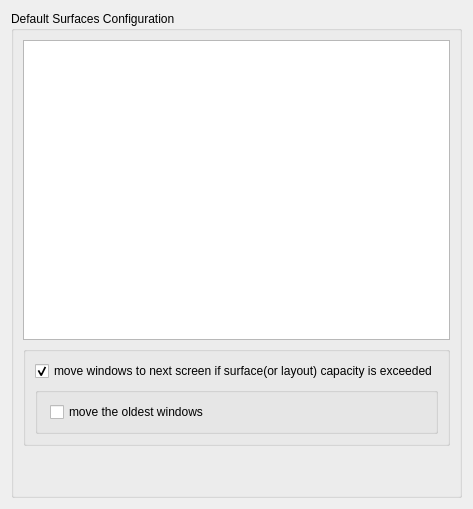
     <widget class="QWidget" name="_2_surfacesTab">
      <attribute name="title">
       <string>Surfaces</string>
      </attribute>
      <layout class="QVBoxLayout" name="verticalLayout_20">
       <item>
        <widget class="QGroupBox" name="groupBox_33">
         <property name="title">
          <string>Default Surfaces Configuration</string>
         </property>
         <property name="flat">
          <bool>true</bool>
         </property>
         <layout class="QVBoxLayout" name="verticalLayout_19">
          <item>
           <widget class="QPlainTextEdit" name="kcfg_surfacesDefaultConfig">
            <property name="sizePolicy">
             <sizepolicy hsizetype="Expanding" vsizetype="Fixed">
              <horstretch>0</horstretch>
              <verstretch>0</verstretch>
             </sizepolicy>
            </property>
            <property name="minimumSize">
             <size>
              <width>0</width>
              <height>300</height>
             </size>
            </property>
            <property name="toolTip">
             <string>&lt;html&gt;&lt;head/&gt;&lt;body&gt;&lt;p&gt;&lt;span style=&quot; font-size:12pt;&quot;&gt;Overriding default parameters for every surface. Format: &lt;/span&gt;&lt;span style=&quot; font-size:12pt; font-weight:700;&quot;&gt;OuputName:ActivityId:VirtualDesktopName:param=value,param=value... &amp;lt;Enter&amp;gt;&lt;/span&gt;&lt;/p&gt;&lt;p&gt;&lt;span style=&quot; font-size:12pt;&quot;&gt;You can only write down parameters you want to change. &lt;/span&gt;&lt;span style=&quot; font-size:12pt; font-weight:700;&quot;&gt;OutputName, ActivityId, VirtualDesktopName is case sensitive&lt;/span&gt;&lt;span style=&quot; font-size:12pt;&quot;&gt;.&lt;/span&gt;&lt;/p&gt;&lt;p&gt;&lt;span style=&quot; font-size:12pt;&quot;&gt;Possible parameters(case insensetive): &lt;/span&gt;&lt;span style=&quot; font-size:12pt; font-weight:700;&quot;&gt;capacity&lt;/span&gt;&lt;span style=&quot; font-size:12pt;&quot;&gt; or &lt;/span&gt;&lt;span style=&quot; font-size:12pt; font-weight:700;&quot;&gt;cp&lt;/span&gt;&lt;/p&gt;&lt;p&gt;&lt;span style=&quot; font-size:12pt;&quot;&gt;Next example set capacity on all surfaces with OutputName=HDMI-A-1 = 6.&lt;/span&gt;&lt;/p&gt;&lt;p&gt;&lt;span style=&quot; font-size:12pt; font-weight:700;&quot;&gt;HDMI-A-1:::cp=6&lt;/span&gt;&lt;/p&gt;&lt;p&gt;&lt;span style=&quot; font-size:12pt;&quot;&gt;the same but only on Virtual Desktop with name: Desktop 1&lt;/span&gt;&lt;/p&gt;&lt;p&gt;&lt;span style=&quot; font-size:12pt; font-weight:700;&quot;&gt;HDMI-A-1::Desktop 1:capacity=6&lt;/span&gt;&lt;/p&gt;&lt;/body&gt;&lt;/html&gt;</string>
            </property>
           </widget>
          </item>
          <item>
           <widget class="QGroupBox" name="groupBox_32">
            <property name="title">
             <string/>
            </property>
            <property name="flat">
             <bool>true</bool>
            </property>
            <layout class="QVBoxLayout" name="verticalLayout_26">
             <item>
              <widget class="QCheckBox" name="kcfg_surfacesIsMoveWindows">
               <property name="text">
                <string>move windows to next screen if surface(or layout) capacity is exceeded</string>
               </property>
               <property name="checked">
                <bool>true</bool>
               </property>
              </widget>
             </item>
             <item>
              <widget class="QGroupBox" name="groupBox_34">
               <property name="title">
                <string/>
               </property>
               <property name="flat">
                <bool>true</bool>
               </property>
               <layout class="QVBoxLayout" name="verticalLayout_27">
                <property name="leftMargin">
                 <number>12</number>
                </property>
                <item>
                 <widget class="QCheckBox" name="kcfg_surfacesIsMoveOldestWindows">
                  <property name="text">
                   <string>move the oldest windows</string>
                  </property>
                 </widget>
                </item>
               </layout>
              </widget>
             </item>
            </layout>
           </widget>
          </item>
          <item>
           <spacer name="verticalSpacer_2">
            <property name="orientation">
             <enum>Qt::Orientation::Vertical</enum>
            </property>
            <property name="sizeHint" stdset="0">
             <size>
              <width>20</width>
              <height>40</height>
             </size>
            </property>
           </spacer>
          </item>
         </layout>
        </widget>
       </item>
      </layout>
     </widget>
